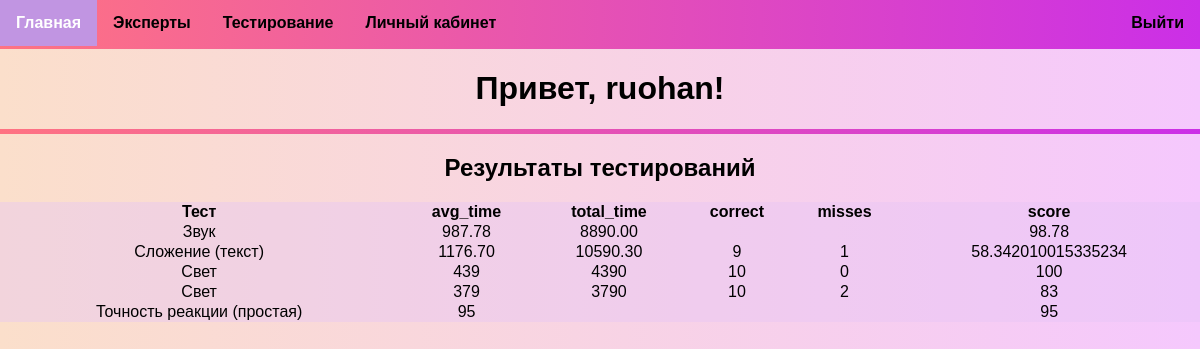
Before: /after_login/test_results.php (signed in) with the older database file.
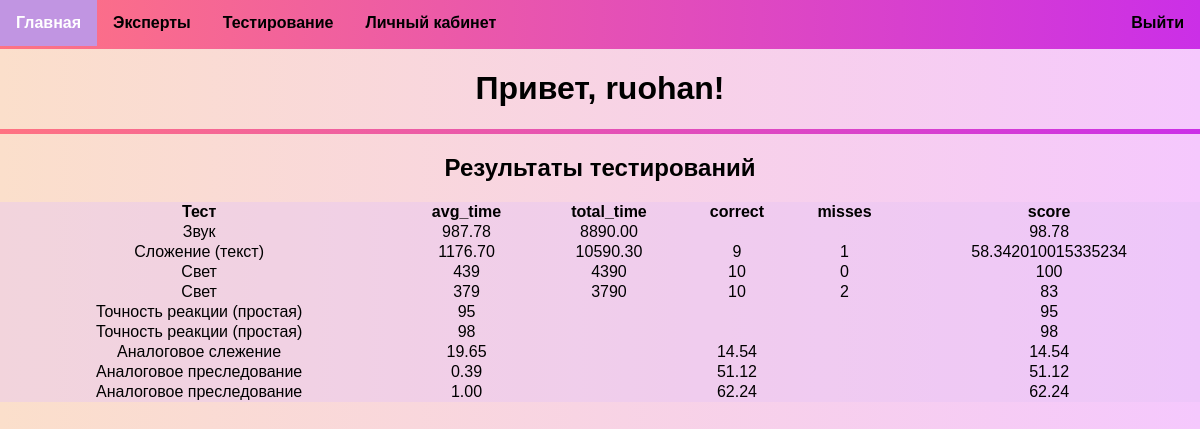
After: the same page with the newer database file.
### tables this page shows
CREATE TABLE `test_results` (
  `id` int NOT NULL,
  `user_id` int NOT NULL,
  `test_id` int NOT NULL,
  `test_name` varchar(255) NOT NULL,
  `avg_time` varchar(255) NOT NULL,
  `total_time` varchar(255) NOT NULL,
  `correct` varchar(255) NOT NULL,
  `misses` varchar(255) NOT NULL,
  `score` varchar(255) NOT NULL
);

### after_login/test_results.php (the view, shortened to what this page needs)
<!DOCTYPE HTML PUBLIC "-//W3C//DTD HTML 4.01 Transitional//EN" "http://www.w3.org/TR/html4/loose.dtd">
<html lang="ru">
<head>
<link rel="stylesheet" href="../css/style.css" />
</head>
<body>
    <div>
        <ul>
            <li><a href="index.html">Главная</a></li>
            <li><a href="list_expert.html">Эксперты</a></li>
            <li><a href="test.html">Тестирование</a></li>
            <li><a href="personal_account.php">Личный кабинет</a></li>
            <li style="float: right"><a href="../index.html">Выйти</a>
        </ul>
    </div>
    <div class="sitplace"></div>
<h1>Привет, <?php echo $_SESSION['username'];?>!</h1>
<hr/>
<div>
    <h2>Результаты тестирований</h2>
    <?php
        $conn = new mysqli("localhost", "root", "", "users");
        $username = $_SESSION['username'];
        $result = $conn->query("SELECT id FROM user_data WHERE username = '$username'");
        $row = $result->fetch_array(MYSQLI_ASSOC);
        $user_id = (int) $row['id'];
        $check_table = $conn->query("SHOW TABLES LIKE 'test_results'");
        if ($check_table->num_rows==0) {
            echo '<p>Результатов пока что нет!</p>';
        }
        else {
            $res = $conn->query("SELECT * FROM test_results WHERE user_id = $user_id");
            if ($res->num_rows==0) {
                echo '<p>Результатов пока что нет!</p>';
            }
            else {
                echo '<table style="width: 100%; background-color: rgba(227, 196, 244, 0.4); border-collapse: collapse;"><tr><th>Тест</th><th>avg_time</th><th>total_time</th><th>correct</th><th>misses</th><th>score</th></tr>';
                while ($r = $res->fetch_array(MYSQLI_ASSOC)) {
                    echo '<tr><td>'.$r['test_name'].'</td><td>'.$r['avg_time'].'</td><td>'.$r['total_time'].'</td><td>'.$r['correct'].'</td><td>'.$r['misses'].'</td><td>'.$r['score'].'</td></tr>';
                }
            }
        }
    ?>
</div>
</body>
</html>

### css/all_title.css (style rules this page uses)
body { margin: 0; padding: 0; }
ul { list-style-type: none; margin: 0; padding: 0; background-image: linear-gradient(to right, #ff7382, #cb2fe7); position: fixed; top: 0; height: 49px; width: 100%; z-index: 999; }
li { float: left; }
li a { display: block; font-weight:bold; color: #000; text-align: center; padding: 14px 16px; text-decoration: none; transition: all 0.3s ease; }
.sitplace { height: 49px; }

### css/design.css (style rules this page uses)
h1 { text-align: center; }
hr { display: block; height: 5px; border: 0; background-image: linear-gradient(to right, #ff7382, #cb2fe7); margin: 1em 0; padding: 0; }
body { font-family: sans-serif; text-align: center; margin: 0; min-height: 100vh; background-color: rgb(235, 255, 229); background-image: linear-gradient(to right, #fbdfcb, #f5c8fd); }

Changed rows visible on the page:
added test_results: test_name "Точность реакции (простая)", avg_time "98", score "98"
added test_results: test_name "Аналоговое слежение", avg_time "19.65", correct "14.54", score "14.54"
added test_results: test_name "Аналоговое преследование", avg_time "0.39", correct "51.12", score "51.12"
added test_results: test_name "Аналоговое преследование", avg_time "1.00", correct "62.24", score "62.24"
